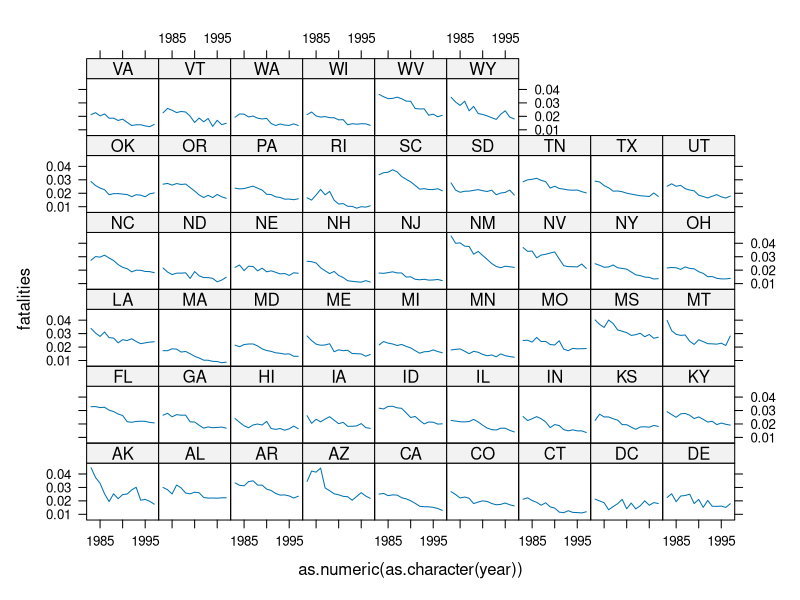

Reproduce this figure in R.
library(AER)


### Name: USSeatBelts
### Title: Effects of Mandatory Seat Belt Laws in the US
### Aliases: USSeatBelts
### Keywords: datasets

### ** Examples

data("USSeatBelts")
summary(USSeatBelts)

library("lattice")
xyplot(fatalities ~ as.numeric(as.character(year)) | state, data = USSeatBelts, type = "l")
